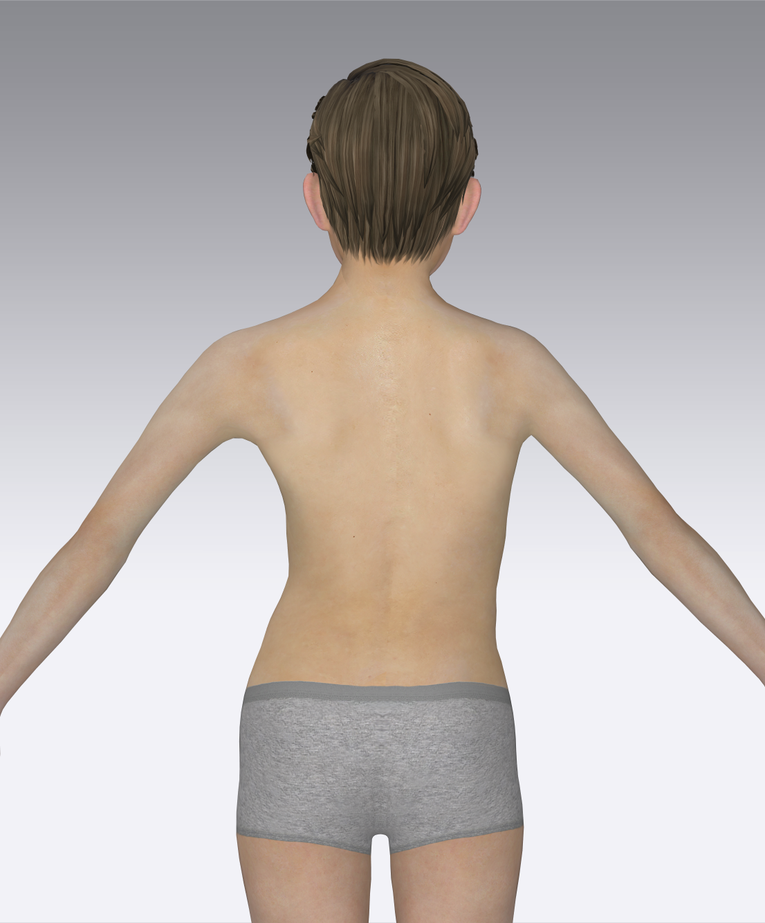
#> input picture Data/C0003/C0003_47.5T6-L1_A.png, 765 x 923 px, shrunk from 1106 x 1334 before the run
$ python -i 1_erect_skin_binarize.py   (imports and definitions only)
#> lines starting #> are read from the running program, lines starting #| are printed output that depends on the picture; after the words box and inside, x2 and y2 are one past the last pixel; in counts of white or black regions, pixels touching at a corner belong together
#> further down, picture is the input picture: shape (923, 765, 3); mean B, G, R 179.6, 182.6, 189.9
# erect_skin_binarize.py
# ------------------------------------------------------------
# Skin-region binarization core (publication-ready, no data paths)
#
# NOTE: This repository does not include images. Use the functions
# below within your own pipeline that supplies image paths.
# ------------------------------------------------------------

import os
import cv2
import numpy as np

# ===== Tunable parameters =====
CR_MIN, CR_MAX = 133, 173
CB_MIN, CB_MAX =  77, 127
KERNEL_SHAPE   = (3, 3)
CLOSE_ITERS    = 2
OPEN_ITERS     = 1
# ==============================

def skin_mask_only(img_bgr: np.ndarray) -> np.ndarray:
    """
    Convert BGR to YCrCb, binarize the skin region, and reduce noise via morphology.
    Returns a single-channel (uint8) mask with values in {0, 255}.
    """
    ycrcb = cv2.cvtColor(img_bgr, cv2.COLOR_BGR2YCrCb)
#> ycrcb: shape (923, 765, 3); mean of channels 0, 1, 2 184.6, 131.6, 125.2
    mask  = cv2.inRange(ycrcb, (0, CR_MIN, CB_MIN), (255, CR_MAX, CB_MAX))
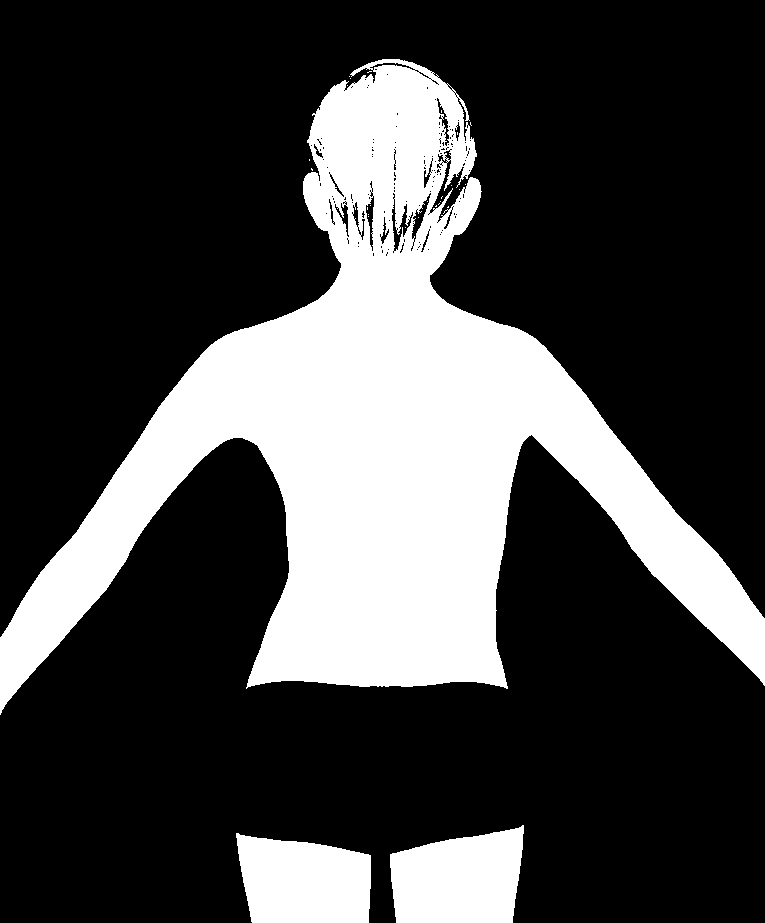
#> mask: shape (923, 765); 26.7% white; 27 white regions (24 under 20 px), largest, box (x1, y1, x2, y2) and area: (0, 59, 765, 715) 167752, (390, 825, 524, 923) 10550, (236, 833, 371, 923) 10077
    kernel = cv2.getStructuringElement(cv2.MORPH_ELLIPSE, KERNEL_SHAPE)
    mask   = cv2.morphologyEx(mask, cv2.MORPH_CLOSE, kernel, iterations=CLOSE_ITERS)
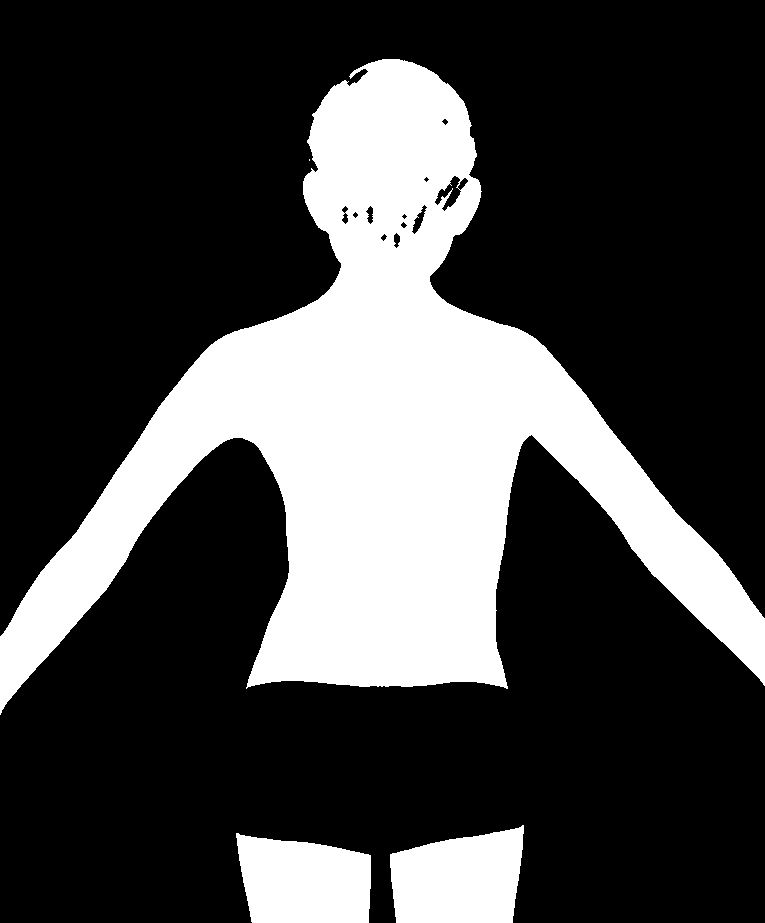
#> mask: shape (923, 765); 27% white; 4 white regions (1 under 20 px), largest, box (x1, y1, x2, y2) and area: (0, 59, 765, 715) 169986, (390, 825, 524, 923) 10550, (236, 833, 371, 923) 10077
    mask   = cv2.morphologyEx(mask, cv2.MORPH_OPEN,  kernel, iterations=OPEN_ITERS)
#> mask: shape (923, 765); 27% white; 3 white regions, box (x1, y1, x2, y2) and area: (0, 59, 765, 714) 169948, (390, 825, 524, 923) 10548, (236, 833, 371, 923) 10075
    return mask

def process_single_erect(img_path: str) -> bool:
    """
    Create and save a skin mask for a single image.
    The mask is saved next to the source image under a subfolder 'erect_masks_skin_only'
    with filename '<source>_mask.png'.
    """
    if not os.path.isfile(img_path):
        print(f"Warning: file not found: {img_path}")
        return False

    img = cv2.imread(img_path)
    if img is None:
        print(f"Warning: failed to load: {img_path}")
        return False

    mask = skin_mask_only(img)

    parent  = os.path.dirname(img_path)
    out_dir = os.path.join(parent, "erect_masks_skin_only")
    os.makedirs(out_dir, exist_ok=True)

    root, _  = os.path.splitext(os.path.basename(img_path))
    out_path = os.path.join(out_dir, f"{root}_mask.png")
    cv2.imwrite(out_path, mask)
    print(f"Saved: {out_path}")
    return True

>>> import cv2
>>> picture = cv2.imread('../../Data/C0003/C0003_47.5T6-L1_A.png')
>>> result = skin_mask_only(picture)
